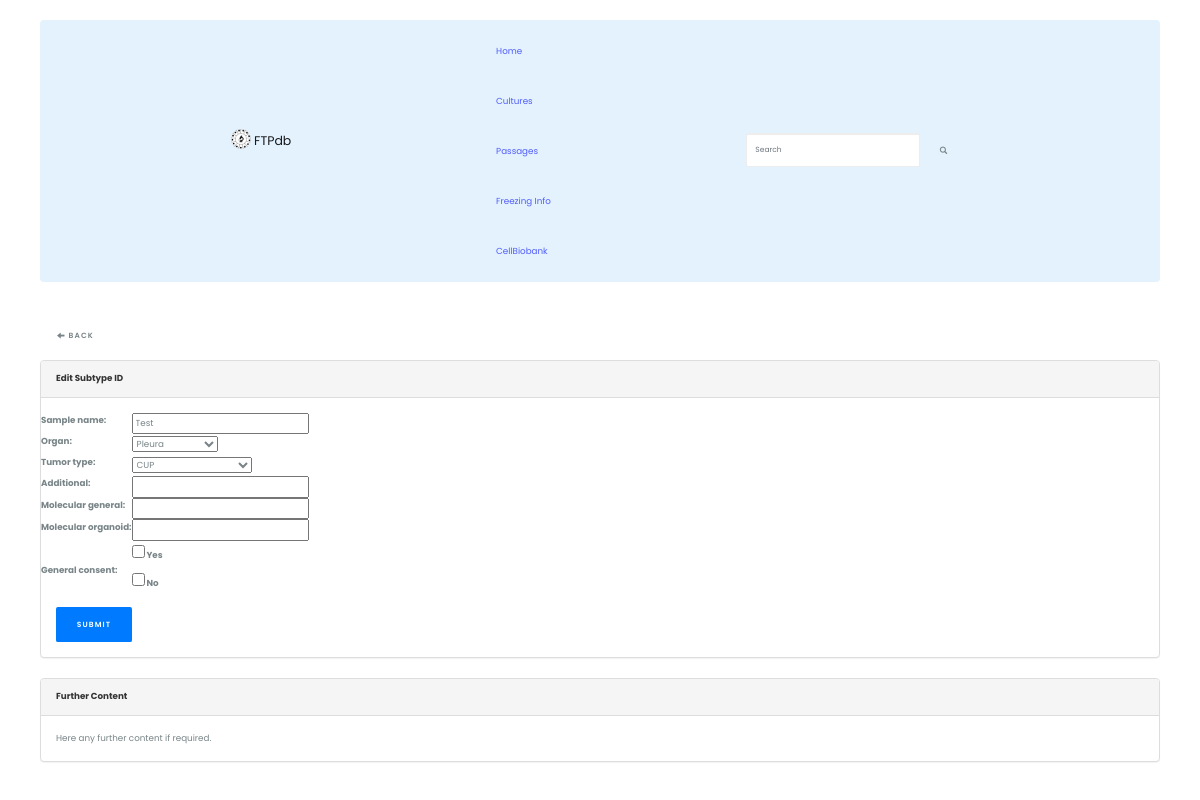
The page /1/edit_samples/ on the database as committed earlier.
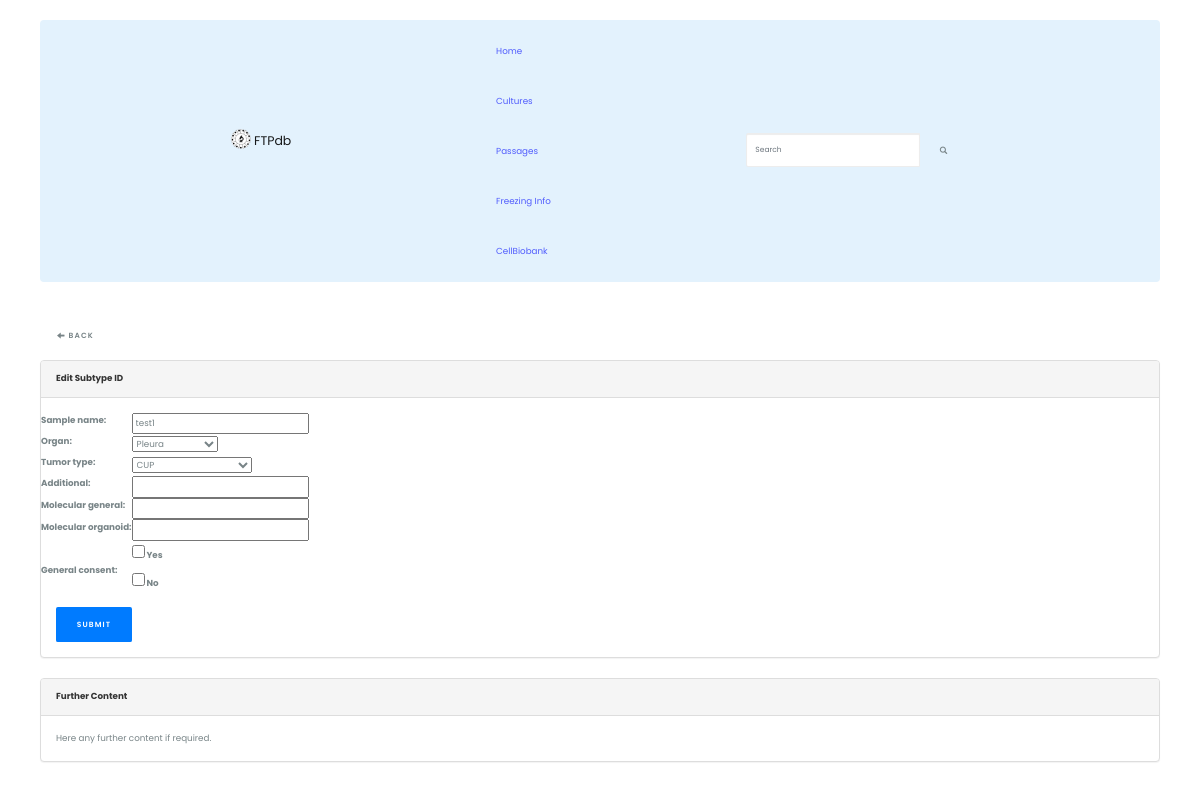
The same page on the database as committed later.
### polls/models.py (models this page shows, shortened)
class samples(models.Model):
    sample_id            = models.IntegerField(primary_key = True)
    sample_name          = models.CharField(max_length = 50, null = True, blank = True)
    organ                = models.CharField(max_length = 40, null = True, blank = True)
    tumor_type           = models.CharField(max_length = 50, null = True, blank = True)
    additional           = models.CharField(max_length = 40, null= True, blank = True)
    molecular_general    = models.CharField(max_length = 40, null=True, blank = True)
    molecular_organoid   = models.CharField(max_length = 40, null = True, blank = True)
    general_consent      = models.CharField(max_length = 40, null = True, blank = True)

### polls/views.py (the view)
# urls.py: path('<str:sample_id>/edit_samples/', views.edit_samples, name='edit_samples'),
def edit_samples(request, sample_id):
    sample = get_object_or_404(samples, pk = sample_id)
    form = samples_form(request.POST or None, instance=sample)
    if form.is_valid():
        form.save()
        return redirect('index')
    context = {'culture' : sample, 'form': form}
    template = "main/editSamples.html"
    return render(request, template, context)

### polls/forms.py
class samples_form(forms.ModelForm):
    organ = forms.ChoiceField(
        required=False,
        widget=forms.Select,
        choices=ORGAN_CHOICES,
    )
    tumor_type = forms.ChoiceField(
        required=False,
        widget=forms.Select,
        choices=TUMOR_CHOICES,
    )
    general_consent = forms.MultipleChoiceField(
        required=False,
        widget=forms.CheckboxSelectMultiple,
        choices=CONSENT_CHOICES,
    )
    class Meta:
        model = samples
        exclude = ['sample_id']

### polls/templates/main/editSamples.html (shortened to what this page needs)
{% load bootstrap3 %}
{% load widget_tweaks %}
{% load static %}
<!DOCTYPE html>
<html lang="en">
    {% include "main/header.html" %}
    <body>
        {% include "main/navbar.html" %}
            <div class="container p-3">
                <p>
                    <a href="#" onClick="javascript:history.go(-1);">
                        <button class="btn btn-default btn-sm">
                            <span class="glyphicon glyphicon-arrow-left"></span> Back
                        </button>
                    </a>
                </p>
                <div class="panel panel-default">
                    <div class="panel-heading">
                        <b>Edit Subtype ID {{ culture.SubtypeID }}</b>
                    </div>
                    <div class="panel-body">
                        <form action="" method="post">
                            <div class="row">
                                <table>
                                    {{form.as_table}}
                                </table>
                            </div>
                            <button type="submit" class="btn btn-primary">Submit</button>
                        </form>
                    </div>
                </div>
                <div class="panel panel-default">
                    <div class="panel-heading">
                        <b>Further Content</b>
                    </div>
                    <div class="panel-body">
                        Here any further content if required.
                    </div>
                </div>
            </div>
    </body>
</html>

### polls/templates/main/header.html (shortened to what this page needs)
{% load static %}
<head>
    <link rel="stylesheet" href="https://maxcdn.bootstrapcdn.com/bootstrap/3.4.1/css/bootstrap.min.css">
    <link href="{% static 'assets/index.css' %}" rel="stylesheet" type="text/css" >
</head>

### polls/templates/main/navbar.html (shortened to what this page needs)
{% load static %}
<!DOCTYPE html>
<html lang="en">
    <head>
        <link href="assets/plugins.min.css" rel="stylesheet">
        <link href="assets/template.css" rel="stylesheet" type="text/css">
    </head>
<div class="container p-3" style="margin-top: 10px">
    <nav class="navbar navbar-light" style="background-color: #e3f2fd;">
        <div class="container-fluid">
            <div class="navbar-header">
                <a class="navbar-brand" href="#">
                    <nobr>
                    <img src="{% static '/assets/logo1.png' %}" alt="logo" style="width:20px;height:20px;margin-bottom:5px">
                    FTPdb
                    </nobr>
                </a>
            </div>
            <ul class="nav navbar-nav">
                <li class="active"><a href="/polls">Home</a></li>
		<li class="active"><a href="/polls/cultures_all">Cultures</a></li>
		<li class="active"><a href="/polls/passages_all">Passages</a></li>
		<li class="active"><a href="/polls/freezing_all">Freezing Info</a></li>
		<li class="active"><a href="/polls/cellbiobank">CellBiobank</a></li>
            </ul>
            <form class="navbar-form navbar-right" action="">
                <div class="input-group">
                <input type="text" class="form-control" placeholder="Search">
                <div class="input-group-btn">
                    <button class="btn btn-default" type="submit">
                    <i class="glyphicon glyphicon-search"></i>
                    </button>
                </div>
                </div>
            </form>
        </div>
    </nav>
</div>

### polls/static/assets/index.css (style rules this page uses)
.form-control { padding: 5px; margin-right: 10px; }

Rows that differ between the two databases and show on the page:
changed samples "Pleura": sample_name "Test" → "test1"
